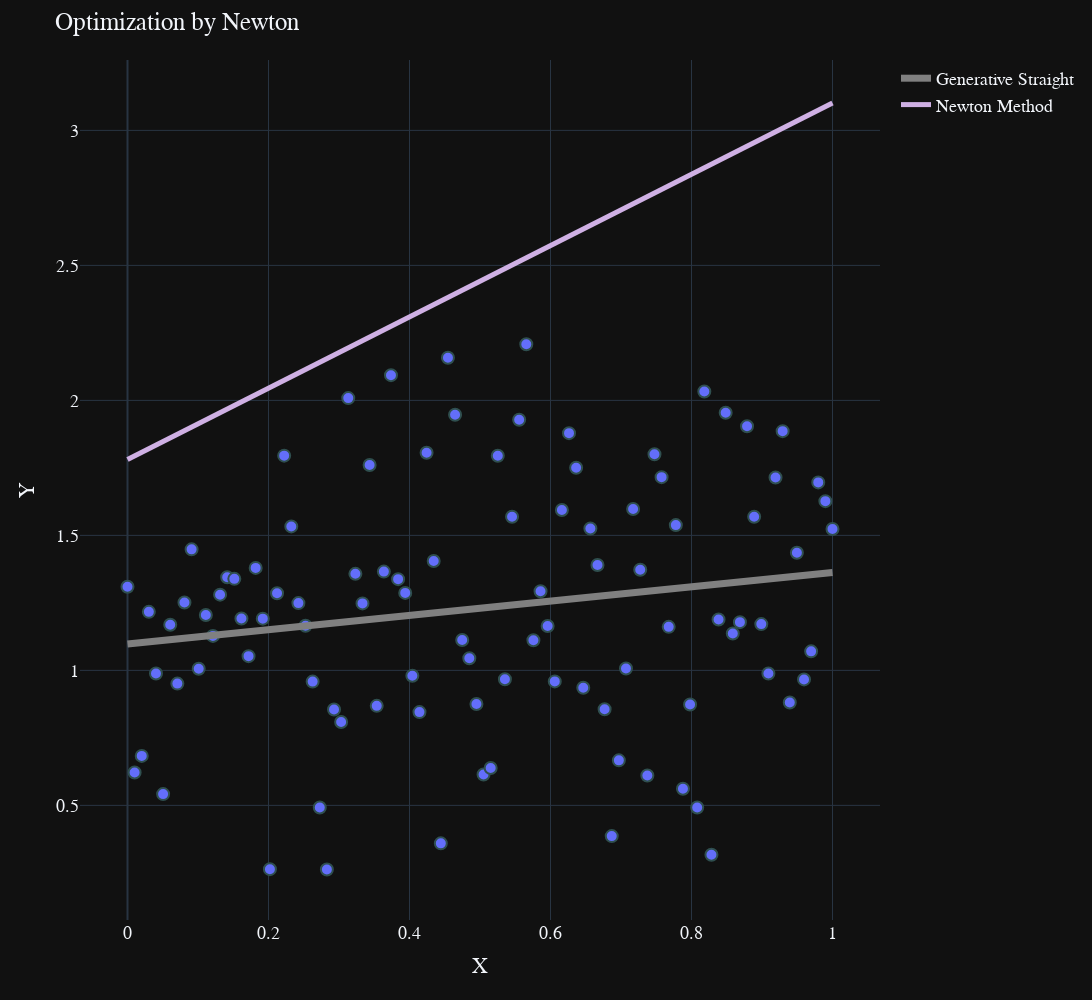

Here is the notebook cell this chart was saved with:
### Markdown cell above
# _Optimization by Newton_
## $F(x, a, b) = ax + b$

### Code cell
def function_being_optimized_disc(z, support_x, support_y):

    return np.sum((liner_optimize_function(z, support_x) - support_y) ** 2)

zero_condition_newton = 10 ** -3, 0.2
res_nm = optimize.newton(function_being_optimized_disc, zero_condition_newton, tol=10 ** -3, maxiter=10008, args=(x, y))
a_nwt, b_nwt = res_nm

additional_line_liner_newton =  AdditionalLine(x=x, a=a_nwt, b=b_nwt, name_method="Newton Method", width=5, color='#CFB0E4')

figure = visualize(x=x, y=y, title="Optimization by Newton", additional_line=additional_line_liner_newton)
figure.show()
